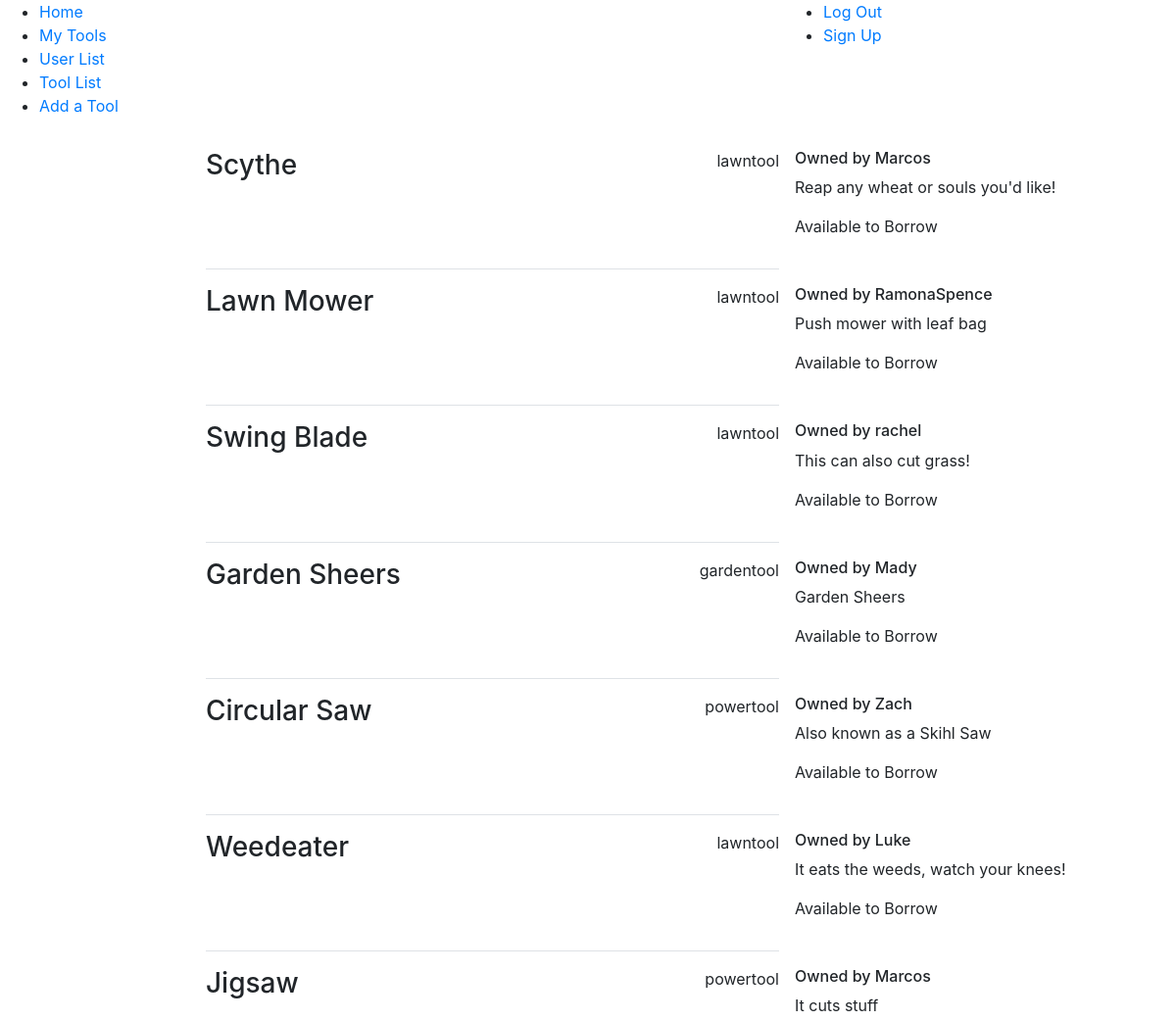
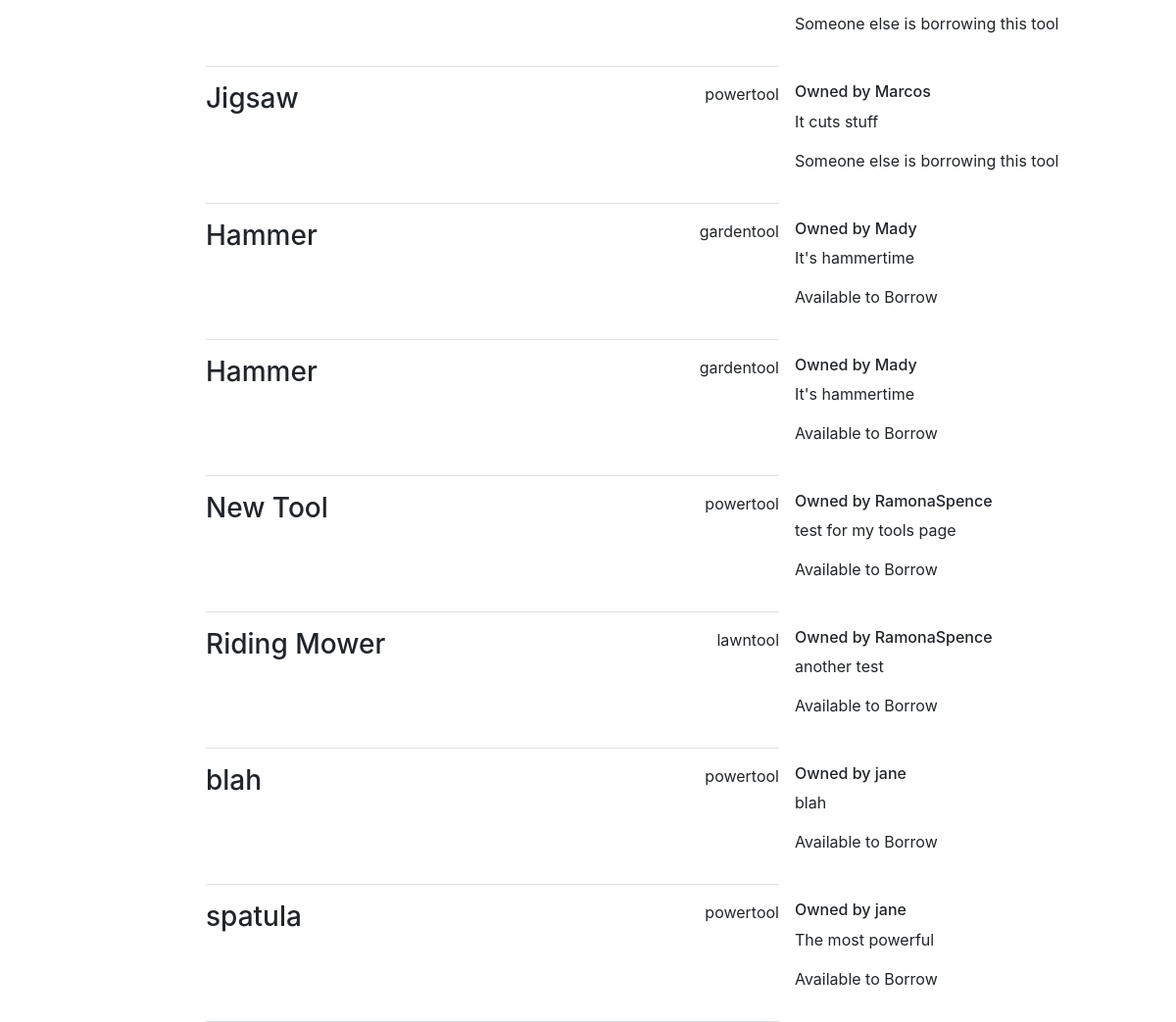
Screenshot of /tools/ (signed in) with the database file from the repository (2 pictures, top to bottom).
### tools/models.py (models this page shows, shortened)
class Tool(models.Model):
    powertool = 'powertool'
    lawntool = 'lawntool'
    gardentool = 'gardentool'
    available_types = [
        (powertool, 'powertool'),
        (lawntool, 'lawntool'),
        (gardentool, 'gardentool'),
    ]
    name = models.CharField(max_length = 255)
    type = models.TextField(max_length = 255, choices = available_types)
    description = models.TextField(max_length = 255)
    borrowed = models.BooleanField()
    owner = models.ForeignKey(User, on_delete=models.CASCADE, null=True, blank=True)

### tools/views.py (the view)
# urls.py: path('', views.ToolListView.as_view(), name='list'),
class ToolListView(generic.ListView):
    template_name = 'tools/tools.html'
    model = Tool

### tools/templates/tools/tools.html (shortened to what this page needs)
{% extends 'tools/base.html' %}
{% block content %}
{% for tool in object_list %}
<div class="row no-gutters"
  <div class="col-8 offset-2">
    <div class="modal-header col-6 offset-2">
      <h3>{{ tool.name }}</h3>
      <p>{{ tool.type }}</p>
    </div>
    <div class="modal-body">
      <h6>Owned by {{ tool.owner }}</h6>
      <p>{{ tool.description }}</p>
       {% if tool.borrowed is False %}
      <p>Available to Borrow</p>
      {% else %}
      <p>Someone else is borrowing this tool</p>
      {% endif %}
    </div>
  </div>
{% endfor %}
{% endblock content %}

### rows the page displays
Tool: name "Scythe", type "lawntool", owner "Marcos", description "Reap any wheat or souls you'd like!", borrowed "Available to Borrow"
Tool: name "Lawn Mower", type "lawntool", owner "RamonaSpence", description "Push mower with leaf bag", borrowed "Available to Borrow"
Tool: name "Swing Blade", type "lawntool", owner "rachel", description "This can also cut grass!", borrowed "Available to Borrow"
Tool: name "Garden Sheers", type "gardentool", owner "Mady", description "Garden Sheers", borrowed "Available to Borrow"
Tool: name "Circular Saw", type "powertool", owner "Zach", description "Also known as a Skihl Saw", borrowed "Available to Borrow"
Tool: name "Weedeater", type "lawntool", owner "Luke", description "It eats the weeds, watch your knees!", borrowed "Available to Borrow"
Tool: name "Jigsaw", type "powertool", owner "Marcos", description "It cuts stuff", borrowed "Someone else is borrowing this tool"
Tool: name "Jigsaw", type "powertool", owner "Marcos", description "It cuts stuff", borrowed "Someone else is borrowing this tool"
Tool: name "Hammer", type "gardentool", owner "Mady", description "It's hammertime", borrowed "Available to Borrow"
Tool: name "Hammer", type "gardentool", owner "Mady", description "It's hammertime", borrowed "Available to Borrow"
Tool: name "New Tool", type "powertool", owner "RamonaSpence", description "test for my tools page", borrowed "Available to Borrow"
Tool: name "Riding Mower", type "lawntool", owner "RamonaSpence", description "another test", borrowed "Available to Borrow"
Tool: name "blah", type "powertool", owner "jane", description "blah", borrowed "Available to Borrow"
Tool: name "spatula", type "powertool", owner "jane", description "The most powerful", borrowed "Available to Borrow"
